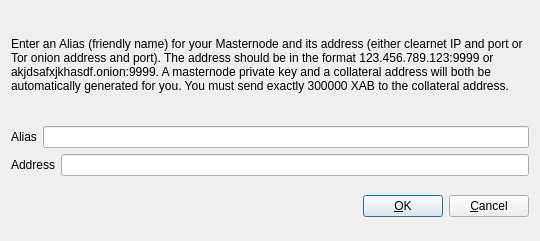
<?xml version="1.0" encoding="UTF-8"?>
<ui version="4.0">
 <class>AddEditAdrenalineNode</class>
 <widget class="QDialog" name="AddEditAdrenalineNode">
  <property name="geometry">
   <rect>
    <x>0</x>
    <y>0</y>
    <width>540</width>
    <height>241</height>
   </rect>
  </property>
  <property name="windowTitle">
   <string>Add/Edit Master Node</string>
  </property>
  <property name="modal">
   <bool>true</bool>
  </property>
  <layout class="QVBoxLayout" name="verticalLayout">
   <item>
    <layout class="QVBoxLayout" name="verticalLayout_2">
     <property name="topMargin">
      <number>0</number>
     </property>
     <property name="bottomMargin">
      <number>0</number>
     </property>
     <item>
      <widget class="QLabel" name="label_3">
       <property name="sizePolicy">
        <sizepolicy hsizetype="Preferred" vsizetype="Expanding">
         <horstretch>0</horstretch>
         <verstretch>0</verstretch>
        </sizepolicy>
       </property>
       <property name="text">
        <string>&lt;html&gt;&lt;head/&gt;&lt;body&gt;&lt;p&gt;Enter an Alias (friendly name) for your Masternode and its address (either clearnet IP and port or Tor onion address and port). The address should be in the format 123.456.789.123:9999 or akjdsafxjkhasdf.onion:9999. A masternode private key and a collateral address will both be automatically generated for you. You must send exactly 300000 XAB to the collateral address.&lt;/p&gt;&lt;/body&gt;&lt;/html&gt;</string>
       </property>
       <property name="wordWrap">
        <bool>true</bool>
       </property>
      </widget>
     </item>
     <item>
      <layout class="QHBoxLayout" name="horizontalLayout">
       <property name="bottomMargin">
        <number>0</number>
       </property>
       <item>
        <widget class="QLabel" name="label">
         <property name="text">
          <string>Alias</string>
         </property>
        </widget>
       </item>
       <item>
        <widget class="QLineEdit" name="aliasLineEdit"/>
       </item>
      </layout>
     </item>
     <item>
      <layout class="QHBoxLayout" name="horizontalLayout_2">
       <property name="bottomMargin">
        <number>0</number>
       </property>
       <item>
        <widget class="QLabel" name="label_2">
         <property name="text">
          <string>Address</string>
         </property>
        </widget>
       </item>
       <item>
        <widget class="QLineEdit" name="addressLineEdit"/>
       </item>
      </layout>
     </item>
     <item>
      <layout class="QHBoxLayout" name="horizontalLayout_3">
       <property name="bottomMargin">
        <number>0</number>
       </property>
      </layout>
     </item>
    </layout>
   </item>
   <item>
    <layout class="QHBoxLayout" name="horizontalLayout_Buttons">
     <item>
      <spacer name="horizontalSpacer_1">
       <property name="orientation">
        <enum>Qt::Horizontal</enum>
       </property>
       <property name="sizeHint" stdset="0">
        <size>
         <width>40</width>
         <height>48</height>
        </size>
       </property>
      </spacer>
     </item>
     <item>
      <widget class="QLabel" name="statusLabel">
       <property name="font">
        <font>
         <weight>75</weight>
         <bold>true</bold>
        </font>
       </property>
       <property name="text">
        <string/>
       </property>
       <property name="textFormat">
        <enum>Qt::PlainText</enum>
       </property>
       <property name="wordWrap">
        <bool>true</bool>
       </property>
      </widget>
     </item>
     <item>
      <spacer name="horizontalSpacer_2">
       <property name="orientation">
        <enum>Qt::Horizontal</enum>
       </property>
       <property name="sizeHint" stdset="0">
        <size>
         <width>40</width>
         <height>48</height>
        </size>
       </property>
      </spacer>
     </item>
     <item>
      <widget class="QPushButton" name="okButton">
       <property name="text">
        <string>&amp;OK</string>
       </property>
      </widget>
     </item>
     <item>
      <widget class="QPushButton" name="cancelButton">
       <property name="text">
        <string>&amp;Cancel</string>
       </property>
       <property name="autoDefault">
        <bool>false</bool>
       </property>
      </widget>
     </item>
    </layout>
   </item>
  </layout>
 </widget>
 <resources/>
 <connections/>
</ui>
